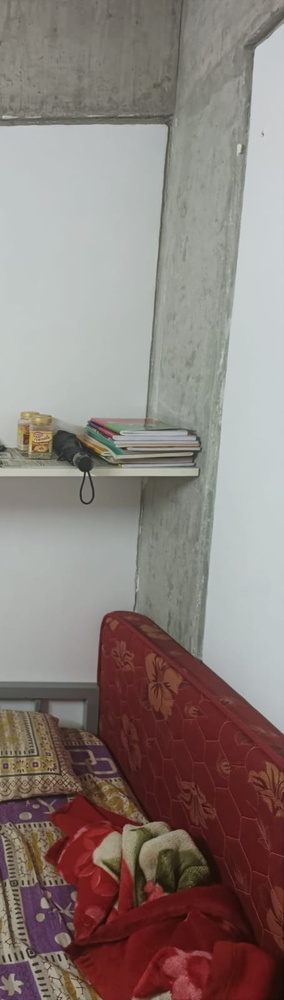
#> input picture part2/input/img1.jpeg, 284 x 1000 px, shrunk from 455 x 1600 before the run
$ python panorama.py
#> lines starting #> are read from the running program, lines starting #| are printed output that depends on the picture
import numpy as np
import cv2
import os
import shutil

#Load the images and put it into an array
img1 = cv2.imread("input/img1.jpeg")
#> img1 is the input picture: shape (1000, 284, 3); mean B, G, R 121.8, 126.4, 138.6
img2 = cv2.imread("input/img2.jpeg")
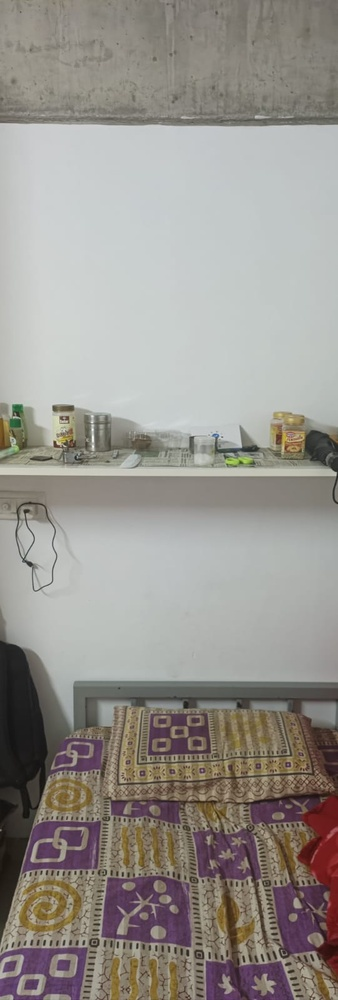
#> input picture part2/input/img2.jpeg, 338 x 1000 px, shrunk from 540 x 1600 before the run
#> img2 is the input picture: shape (1000, 338, 3); mean B, G, R 142.3, 147.7, 151.6
img3 = cv2.imread("input/img3.jpeg")
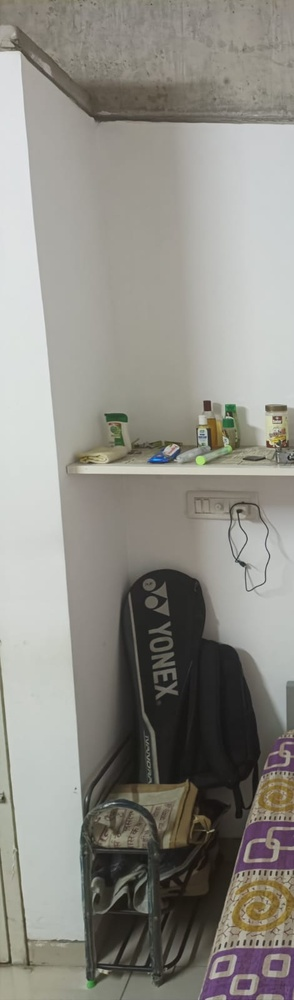
#> input picture part2/input/img3.jpeg, 294 x 1000 px, shrunk from 470 x 1600 before the run
#> img3 is the input picture: shape (1000, 294, 3); mean B, G, R 133.7, 140.6, 142.4
images = [img1,img2,img3]

# Ensure that at least 2 images are loaded for stitching
if len(images) < 2:
    print("Error: At least 2 images are required for stitching.")
else:

    if os.path.exists("output"):
        shutil.rmtree("output")

    os.makedirs("output")

    # Create SIFT detector
    sift = cv2.SIFT_create()

    #use BF matcher to matck keypoints
    bf = cv2.BFMatcher(cv2.NORM_L2, crossCheck=True)

    for idx, img in enumerate(images):
        kp1, des1 = sift.detectAndCompute(img, None)
        first_image = cv2.drawKeypoints(img, kp1, None, color=(255, 0, 0), flags=cv2.DRAW_MATCHES_FLAGS_DEFAULT)
        filename = f"output/image_{idx+1}.png"
        cv2.imwrite(filename, first_image)
#> this loop made 3 passes
#> filename on passes 1 to 3: 'output/image_1.png', 'output/image_2.png', 'output/image_3.png'
#> pass 1, `first_image = cv2.drawKeypoints(img, kp1, None, color=(255, 0, 0), fla..`:
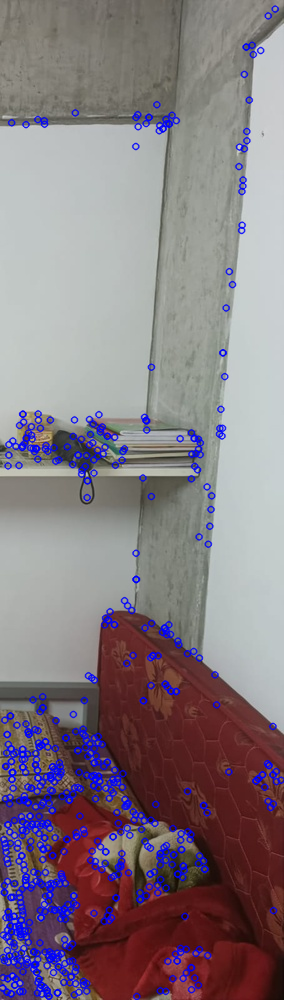
#> first_image: shape (1000, 284, 3); mean B, G, R 130.2, 121.9, 133.1
#> pass 2, `first_image = cv2.drawKeypoints(img, kp1, None, color=(255, 0, 0), fla..`:
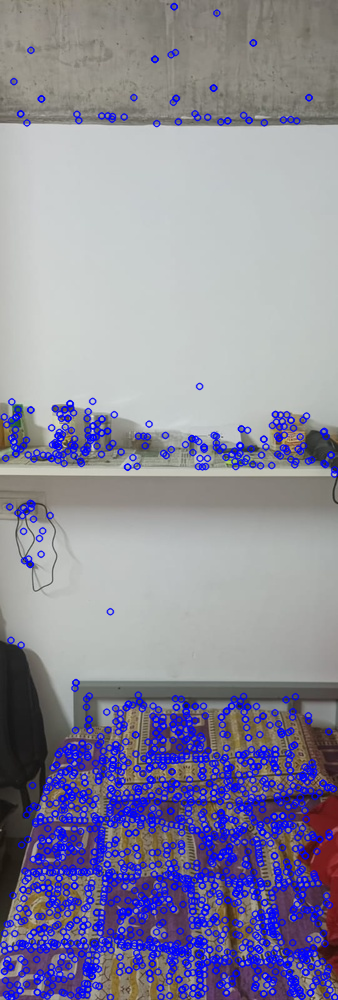
#> first_image: shape (1000, 338, 3); mean B, G, R 158.3, 137.1, 139.6
#> pass 3, `first_image = cv2.drawKeypoints(img, kp1, None, color=(255, 0, 0), fla..`:
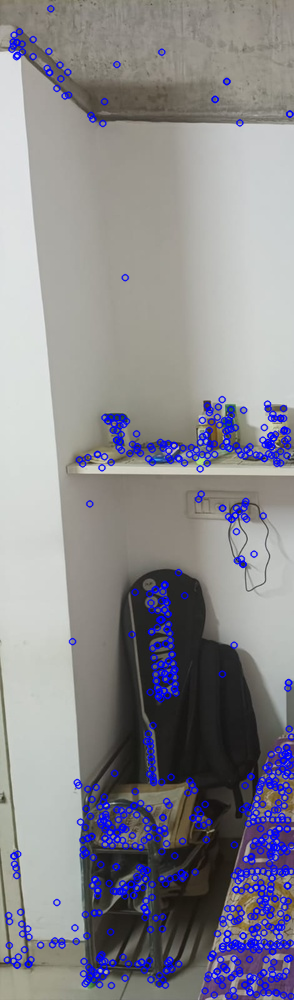
#> first_image: shape (1000, 294, 3); mean B, G, R 142.1, 135.3, 136.8

    for i in range(len(images) - 1):
        img1, img2 = images[i], images[i + 1]
        kp1, des1 = sift.detectAndCompute(img1, None)
        kp2, des2 = sift.detectAndCompute(img2, None)
        matches = sorted(bf.match(des1, des2), key=lambda x: x.distance)
        img_matches = cv2.drawMatches(img1, kp1, img2, kp2, matches[:100], None, flags=cv2.DrawMatchesFlags_NOT_DRAW_SINGLE_POINTS)
        filename = f"output/matches_{i+1}_{i+2}.png"
        cv2.imwrite(filename, img_matches)
#> this loop made 2 passes
#> (matches, filename) on passes 1 to 2: (480 matches, 'output/matches_1_2.png'), (484 matches, 'output/matches_2_3.png')
#> pass 1, `img_matches = cv2.drawMatches(img1, kp1, img2, kp2, matches[:100], Non..`:
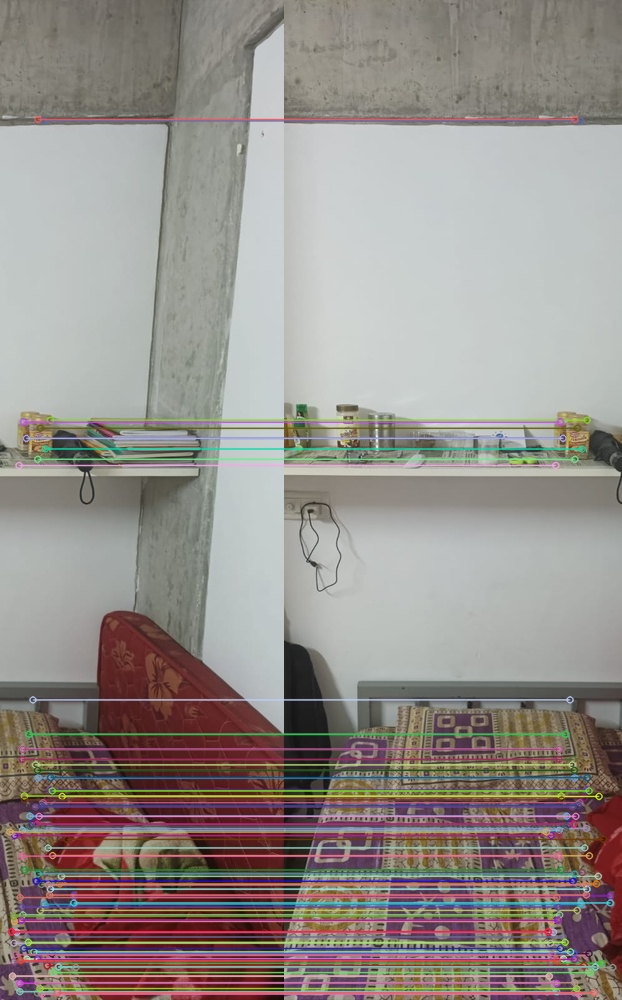
#> img_matches: shape (1000, 622, 3); mean B, G, R 138.6, 142.9, 149.2
#> pass 2, `img_matches = cv2.drawMatches(img1, kp1, img2, kp2, matches[:100], Non..`:
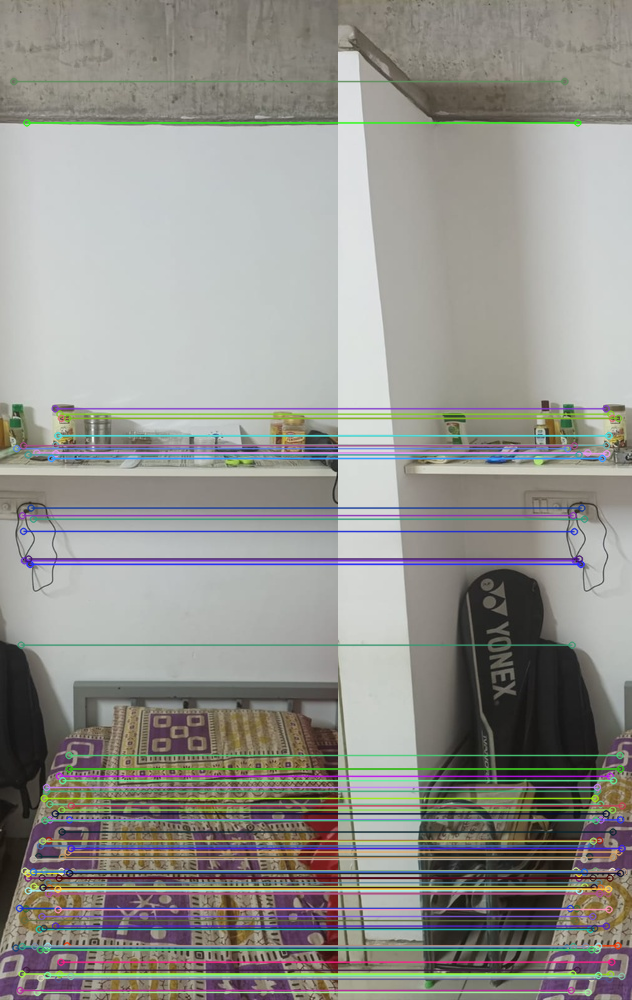
#> img_matches: shape (1000, 632, 3); mean B, G, R 141.1, 145.6, 146.4

    # Create a Stitcher object
    imageStitcher = cv2.Stitcher_create()
    error, stitched_img = imageStitcher.stitch(images)
#> error = 1

    cv2.imwrite('output/output_without_descriptor.png', stitched_img)

    if error == cv2.Stitcher_OK:
        print("Stitching successful.")
        # Convert the stitched image to grayscale
        gray_stitched = cv2.cvtColor(stitched_img, cv2.COLOR_BGR2GRAY)

        # Detect keypoints and descriptors
        keypoints_stitched, descriptors_stitched = sift.detectAndCompute(gray_stitched, None)

        # Draw keypoints on the stitched image
        stitched_with_keypoints = cv2.drawKeypoints(stitched_img, keypoints_stitched, None, color=(0, 0, 255), flags=cv2.DRAW_MATCHES_FLAGS_DEFAULT)

        # Save the output image
        cv2.imwrite('output/output_descriptor.png', stitched_with_keypoints)
    else:
        print(f"Error during stitching. Code: {error}")
#| Error during stitching. Code: 1
